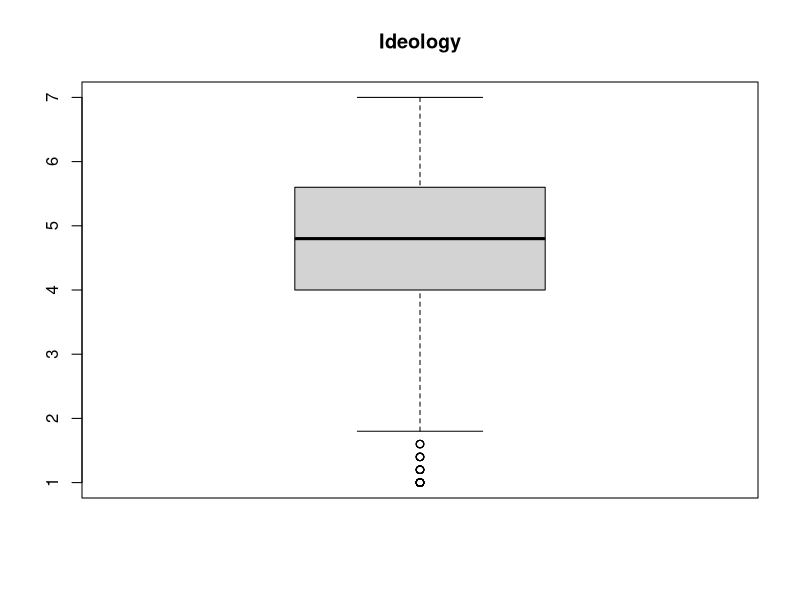
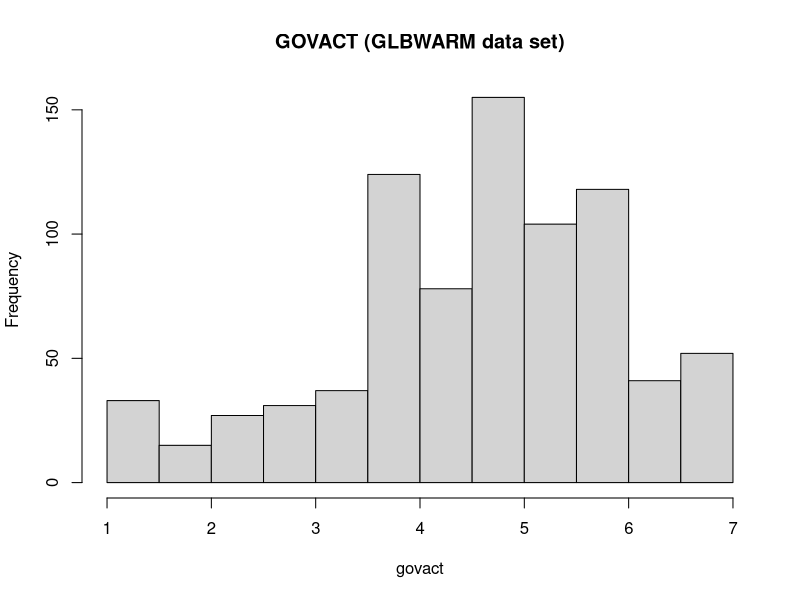
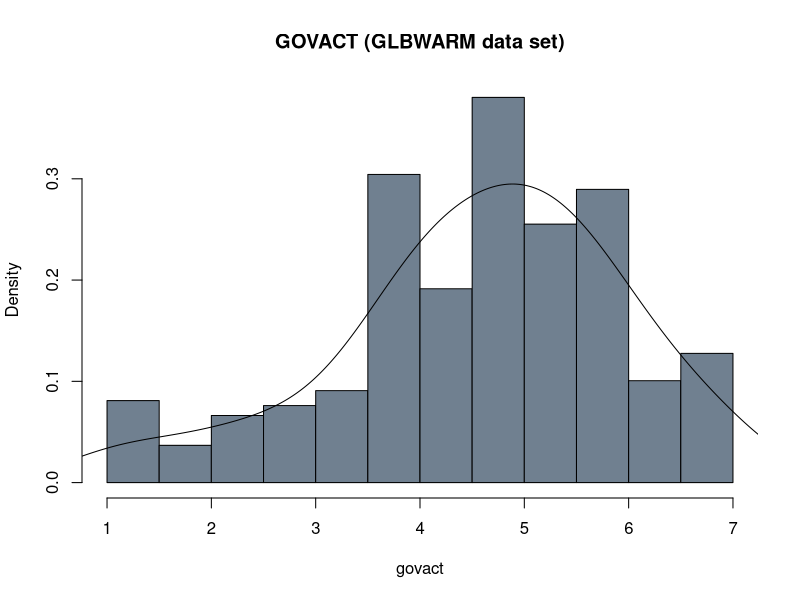
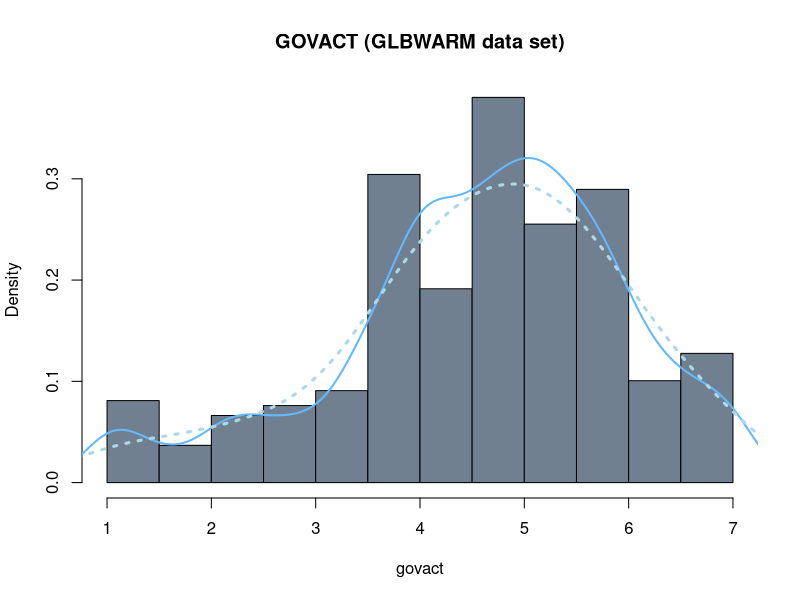
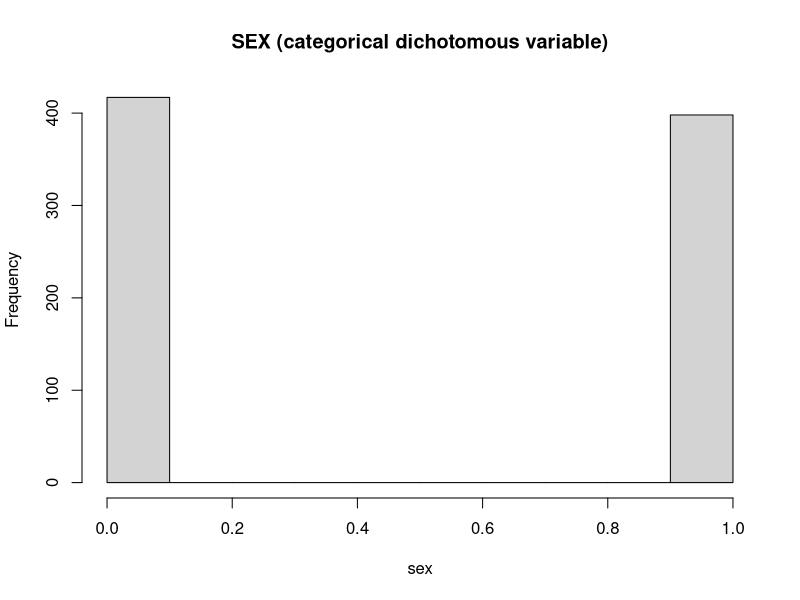
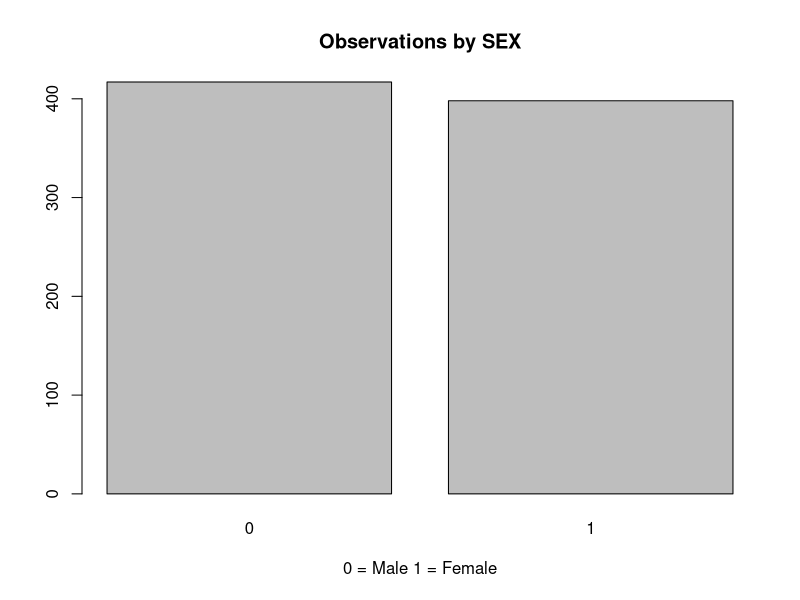
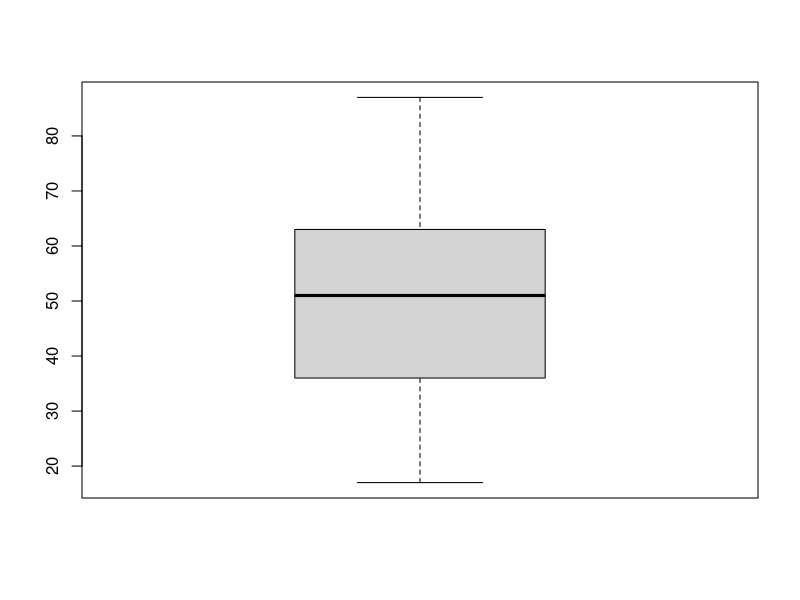
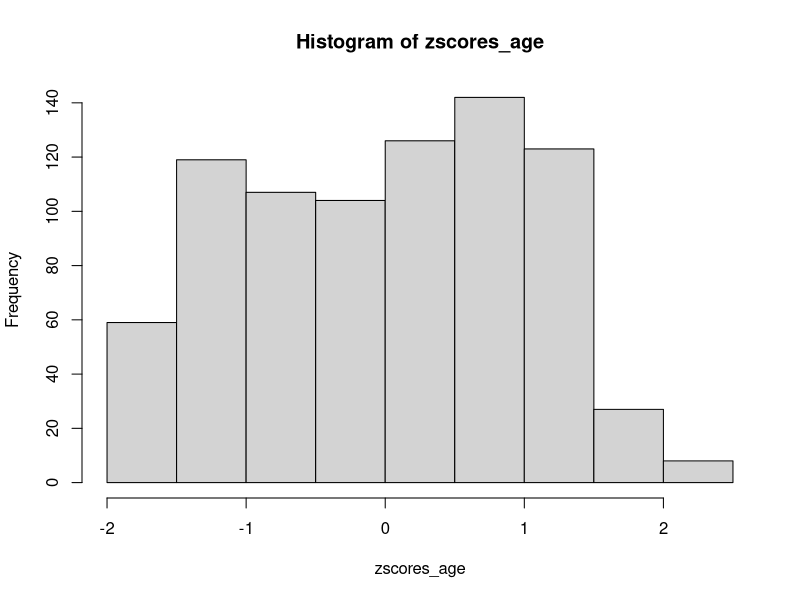

Write the R code that produced these figures, in order. (Note: this script raises an error after producing the figures.)
## ---- chunk 1
# load the glbwarm data set
glbwarm <- read.csv("data/glbwarm.csv")
## ---- chunk 2
dim(glbwarm)
## ---- chunk 3
library(tidyverse)
glimpse(glbwarm)
## ---- chunk 4
head(glbwarm)
## ---- chunk 5
mean(glbwarm$age)
## ---- chunk 6
round(mean(glbwarm$age), 2)
## ---- chunk 7
mean_age <- mean(glbwarm$age)
round(mean_age, 2)
## ---- chunk 8
summary(glbwarm$ideology)
## ---- chunk 9
# use the argument "main" to add a title
boxplot(glbwarm$govact, main = "Ideology")
## ---- chunk 10
# use "main" tp change the title, and "xlab" to change the name of the x axis
hist(glbwarm$govact, 
     main = "GOVACT (GLBWARM data set)", xlab = "govact")
## ---- chunk 11
# you can use the argument "col" to change the color
# to see the available colors, run the following command in the console: colors() 
hist(glbwarm$govact, probability = TRUE,
     main = "GOVACT (GLBWARM data set)", xlab = "govact",
     col = "slategrey")
lines(density(glbwarm$govact, adjust = 2))
## ---- chunk 12
hist(glbwarm$govact, probability = TRUE,
     main = "GOVACT (GLBWARM data set)", xlab = "govact",
     col = "slategrey")

# this is to add a line of the "density"
# the argument "lwd" sets the width of the line
lines(density(glbwarm$govact), 
      col = "steelblue1", 
      lwd = 2)

# this is to add a more smoothed (simpler and more aproximated) density curve 
# the argument "lty" sets the type of line
lines(density(glbwarm$govact, adjust = 2), 
      col = "lightblue", 
      lwd = 3, 
      lty = "dotted")
## ---- chunk 13
hist(glbwarm$sex, main = "SEX (categorical dichotomous variable)", xlab = "sex")
## ---- chunk 14
table(glbwarm$sex)
## ---- chunk 15
barplot(table(glbwarm$sex),
        main = "Observations by SEX",
        xlab = "0 = Male 1 = Female")
## ---- chunk 16
boxplot(glbwarm$age)
## ---- chunk 17
var(glbwarm$age)
## ---- chunk 18
sd(glbwarm$age)
## ---- chunk 19
zscores_age <- scale(glbwarm$age)
## ---- chunk 20
hist(zscores_age)
## ---- chunk 21
knitr::include_graphics("img/correlation_examples.png")
## ---- chunk 22
cor(glbwarm$govact, glbwarm$negemot)
## ---- chunk 23
plot(glbwarm$govact, glbwarm$posemot,
     pch = 20,
     xlab = "govact", 
     ylab = "posemot")
## ---- chunk 24
X <- rnorm(100) # simulating data
Yp <- X + rnorm(100, sd=0.5)
Yn <- -Yp
## ---- chunk 25
par(mfrow=c(1,2))
plot(X, Yp, main = "Positive Association")
plot(X, Yn, main = "Negative Association")
## ---- chunk 26
  par(mfrow=c(2,2))

for (i in c(0.2, 1, 3, 7)) {
    X <- rnorm(100)
    Y <- X + rnorm(100, sd=i)
    r <- round(cor.test(X, Y)$estimate, 2)
    plot(X, Y, main = paste("r =", r))
}
